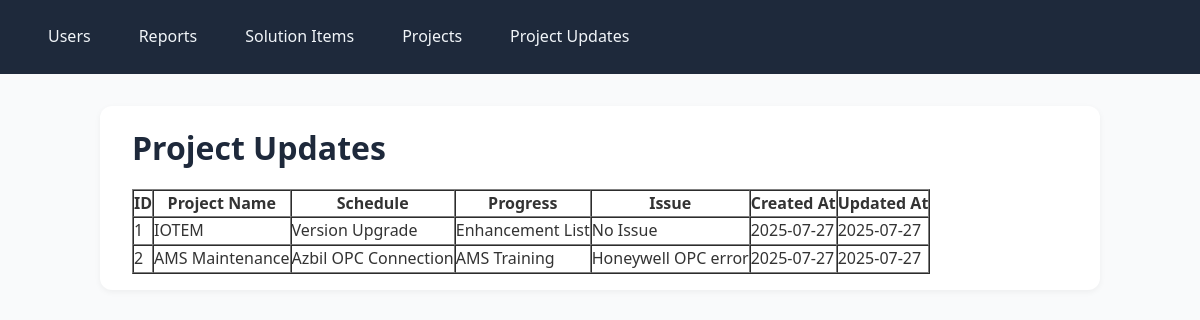
/project-updates, run on the app's committed database.
### app/models.py (models this page shows)
class ProjectUpdate(db.Model):
    __tablename__ = 'project_update'
    id = db.Column(db.Integer, primary_key=True)
    report_id = db.Column(db.Integer, db.ForeignKey('report.id'), nullable=False)
    project_id = db.Column(db.Integer, db.ForeignKey('project.id'), nullable=False)
    schedule = db.Column(db.Text)
    progress = db.Column(db.Text)
    issue = db.Column(db.Text)
    created_at = db.Column(db.DateTime, default=datetime.utcnow)
    updated_at = db.Column(db.DateTime, default=datetime.utcnow, onupdate=datetime.utcnow)
    report = db.relationship('Report', back_populates='project_updates')
    project = db.relationship('Project', back_populates='project_updates')
    assignees = db.relationship(
        'User',
        secondary=project_update_assignees,
        back_populates='assigned_project_updates'
    )

class Project(db.Model):
    __tablename__ = 'project'
    id = db.Column(db.Integer, primary_key=True)
    solution_item_id = db.Column(db.Integer, db.ForeignKey('solution_item.id'), nullable=False)
    location = db.Column(db.String(100), nullable=False)
    company = db.Column(db.String(100), nullable=False)
    project_name = db.Column(db.String(100), nullable=False)
    code = db.Column(db.String(50), unique=True, nullable=True, index=True)
    created_at = db.Column(db.DateTime, default=datetime.utcnow)
    updated_at = db.Column(db.DateTime, default=datetime.utcnow, onupdate=datetime.utcnow)
    solution_item = db.relationship('SolutionItem', back_populates='projects')
    project_updates = db.relationship('ProjectUpdate', back_populates='project', cascade='all, delete-orphan')
    default_assignees = db.relationship(
        'User',
        secondary=project_assignees,
        back_populates='assigned_projects'
    )

### app/main.py (the view)
@app.route('/project-updates')
def show_project_updates():
    project_updates = ProjectUpdate.query.all()
    return render_template('project_updates.html', project_updates=project_updates)

### app/templates/project_updates.html (shortened to what this page needs)
{% extends 'base.html' %}
{% block content %}
  <h1>Project Updates</h1>
  <table border="1" cellpadding="5" cellspacing="0">
    <thead>
      <tr>
        <th>ID</th>
        <th>Project Name</th>
        <th>Schedule</th>
        <th>Progress</th>
        <th>Issue</th>
        <th>Created At</th>
        <th>Updated At</th>
      </tr>
    </thead>
    <tbody>
      {% for update in project_updates %}
      <tr>
        <td>{{ update.id }}</td>
        <td>{{ update.project.project_name }}</td>
        <td>{{ update.schedule or '-' }}</td>
        <td>{{ update.progress or '-' }}</td>
        <td>{{ update.issue or '-' }}</td>
        <td>{{ update.created_at.strftime('%Y-%m-%d') }}</td>
        <td>{{ update.updated_at.strftime('%Y-%m-%d') }}</td>
      </tr>
      {% else %}
      <tr><td colspan="7">No project updates found.</td></tr>
      {% endfor %}
    </tbody>
  </table>
{% endblock %}

### app/static/style.css (style rules this page uses)
* { box-sizing: border-box; margin: 0; padding: 0; font-family: 'Segoe UI', Roboto, Helvetica, Arial, sans-serif; }
body { background-color: #f9fafb; color: #333; line-height: 1.6; font-size: 16px; padding: 0; }
h1, h2, h3 { margin-bottom: 1rem; color: #1e293b; }

### data on the page
ProjectUpdate: id "1", project.project_name "IOTEM", schedule "Version Upgrade", progress "Enhancement List", issue "No Issue", created_at "2025-07-27", updated_at "2025-07-27"
ProjectUpdate: id "2", project.project_name "AMS Maintenance", schedule "Azbil OPC Connection", progress "AMS Training", issue "Honeywell OPC error", created_at "2025-07-27", updated_at "2025-07-27"
